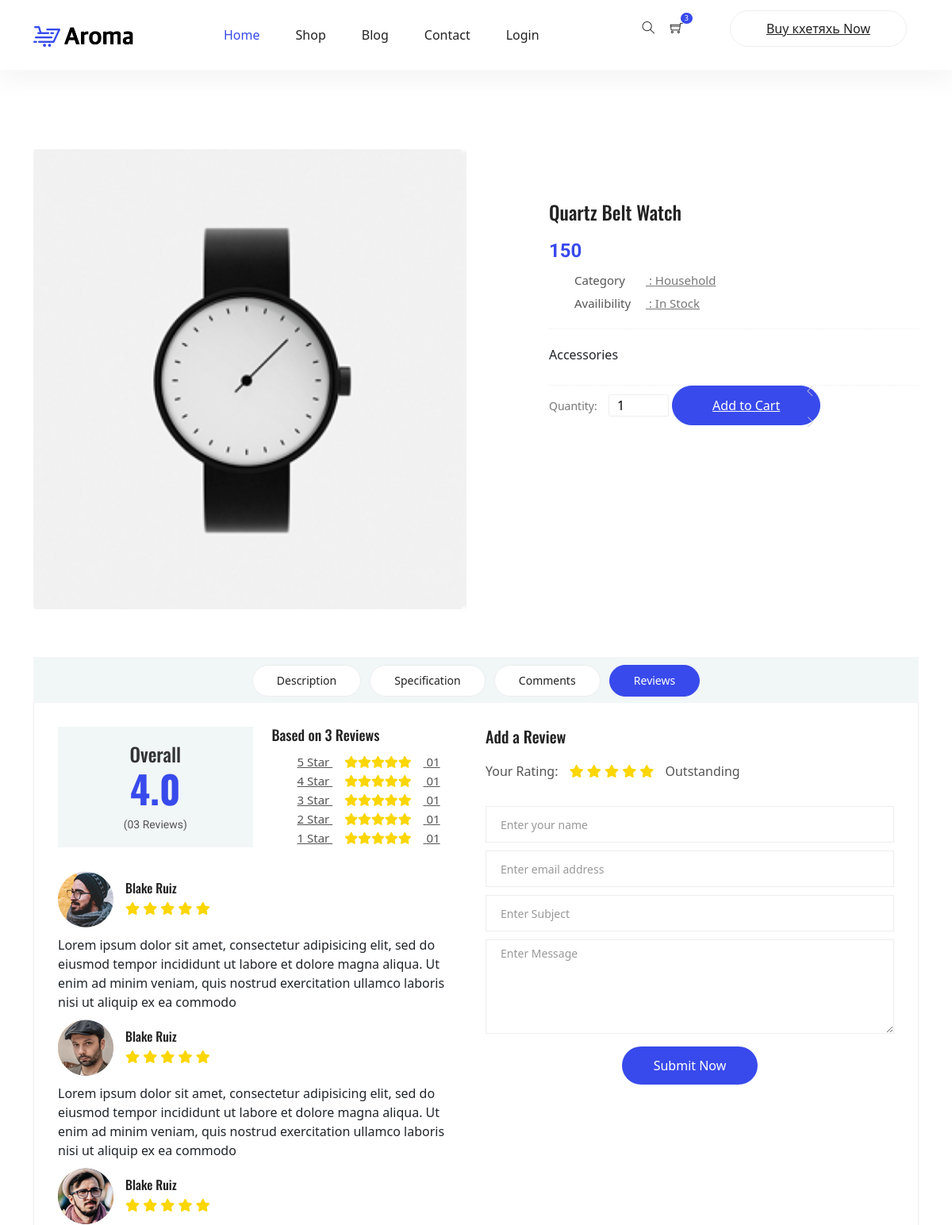
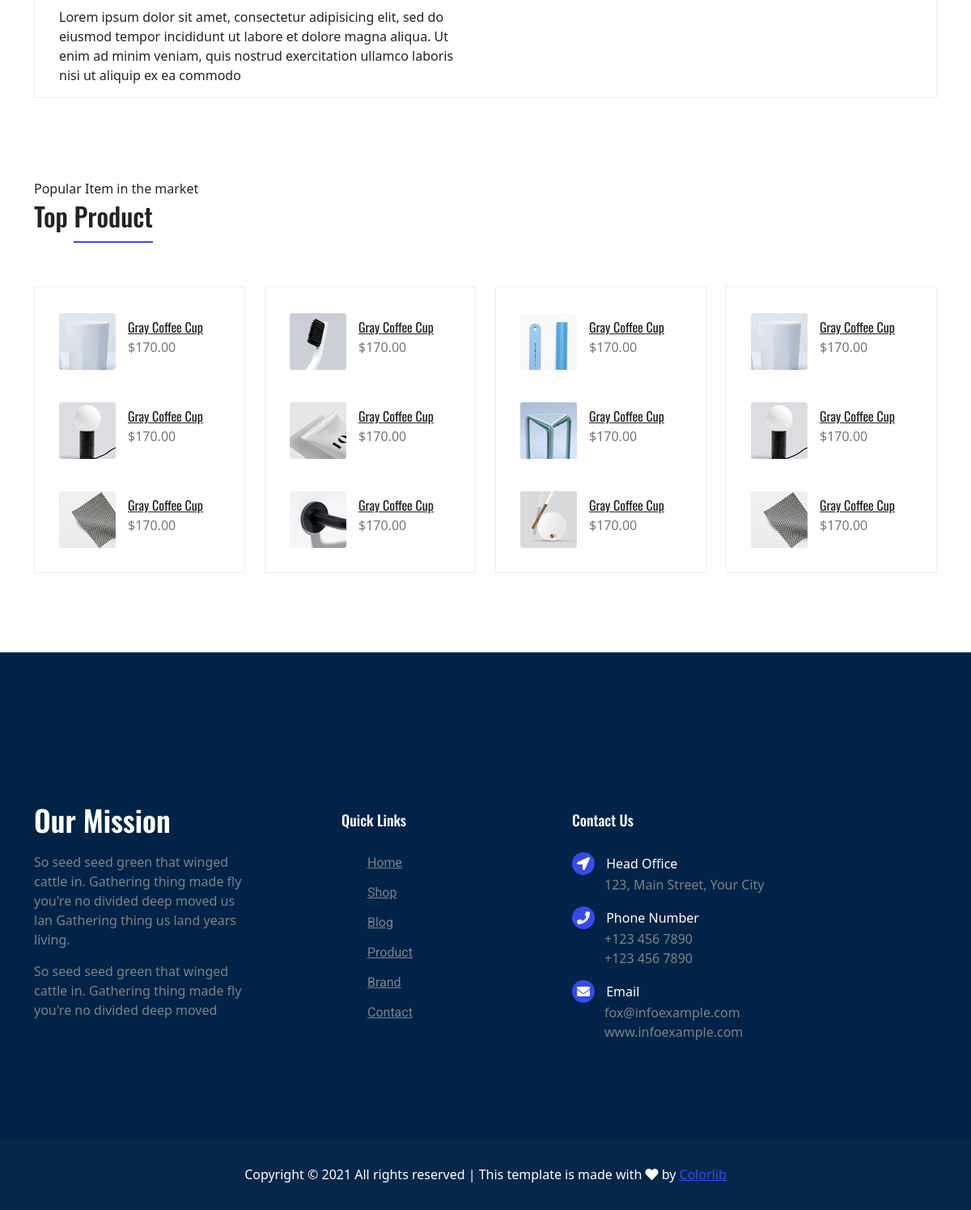
/products/1, run on the app's committed database (2 pictures, top to bottom).
### gop_shop/models.py (models this page shows)
class Product(db.Model):
    __tablename__='products'
    id = db.Column(db.Integer(), primary_key=True)
    title = db.Column(db.String(), nullable=False)
    price = db.Column(db.Integer(), nullable=False)
    category = db.Column(db.String(), nullable=False)
    availibility = db.Column(db.String(), nullable=False)
    description = db.Column(db.Text(), nullable=False)
    image = db.Column(db.String(), nullable=False)
    def __repr__(self) -> str:
        return self.title

### gop_shop/routes.py (the view)
@app.route('/products/<int:product_id>')
def product_detail(product_id):
    product = Product.query.get(product_id)
    print(product)
    return render_template('product_detail.html', product=product)

### gop_shop/templates/product_detail.html (shortened to what this page needs)
{% extends 'base.html' %}
{% block content %}
	<div class="product_image_area">
		<div class="container">
			<div class="row s_product_inner">
				<div class="col-lg-6">
					<div class="owl-carousel owl-theme s_Product_carousel">
						<div class="single-prd-item">
							<img class="img-fluid" src="{{ url_for('static', filename='img/product/' + product.image) }}" alt="{{ product.image }}">
						</div>
					</div>
				</div>
				<div class="col-lg-5 offset-lg-1">
					<div class="s_product_text">
						<h3>{{ product.title }}</h3>
						<h2>{{ product.price }}</h2>
						<ul class="list">
							<li><a class="active" href="#"><span>Category</span> : {{ product.category }}</a></li>
							<li><a href="#"><span>Availibility</span> : {{ product.availibility }}</a></li>
						</ul>
						<p>{{ product.description }}</p>
						<div class="product_count">
              <label for="qty">Quantity:</label>
              <button onclick="var result = document.getElementById('sst'); var sst = result.value; if( !isNaN( sst )) result.value++;return false;"
							 class="increase items-count" type="button"><i class="ti-angle-left"></i></button>
							<input type="text" name="qty" id="sst" size="2" maxlength="12" value="1" title="Quantity:" class="input-text qty">
							<button onclick="var result = document.getElementById('sst'); var sst = result.value; if( !isNaN( sst ) &amp&amp, sst > 0 ) result.value--;return false;"
               class="reduced items-count" type="button"><i class="ti-angle-right"></i></button>
							<a class="button primary-btn" href="#">Add to Cart</a>
						</div>
					</div>
				</div>
			</div>
		</div>
	</div>
	<section class="product_description_area">
		<div class="container">
			<ul class="nav nav-tabs" id="myTab" role="tablist">
				<li class="nav-item">
					<a class="nav-link" id="home-tab" data-toggle="tab" href="#home" role="tab" aria-controls="home" aria-selected="true">Description</a>
				</li>
				<li class="nav-item">
					<a class="nav-link" id="profile-tab" data-toggle="tab" href="#profile" role="tab" aria-controls="profile"
					 aria-selected="false">Specification</a>
				</li>
				<li class="nav-item">
					<a class="nav-link" id="contact-tab" data-toggle="tab" href="#contact" role="tab" aria-controls="contact"
					 aria-selected="false">Comments</a>
				</li>
				<li class="nav-item">
					<a class="nav-link active" id="review-tab" data-toggle="tab" href="#review" role="tab" aria-controls="review"
					 aria-selected="false">Reviews</a>
				</li>
			</ul>
			<div class="tab-content" id="myTabContent">
				<div class="tab-pane fade show active" id="review" role="tabpanel" aria-labelledby="review-tab">
					<div class="row">
						<div class="col-lg-6">
							<div class="row total_rate">
								<div class="col-6">
									<div class="box_total">
										<h5>Overall</h5>
										<h4>4.0</h4>
										<h6>(03 Reviews)</h6>
									</div>
								</div>
								<div class="col-6">
									<div class="rating_list">
										<h3>Based on 3 Reviews</h3>
										<ul class="list">
											<li><a href="#">5 Star <i class="fa fa-star"></i><i class="fa fa-star"></i><i class="fa fa-star"></i><i
													 class="fa fa-star"></i><i class="fa fa-star"></i> 01</a></li>
											<li><a href="#">4 Star <i class="fa fa-star"></i><i class="fa fa-star"></i><i class="fa fa-star"></i><i
													 class="fa fa-star"></i><i class="fa fa-star"></i> 01</a></li>
											<li><a href="#">3 Star <i class="fa fa-star"></i><i class="fa fa-star"></i><i class="fa fa-star"></i><i
													 class="fa fa-star"></i><i class="fa fa-star"></i> 01</a></li>
											<li><a href="#">2 Star <i class="fa fa-star"></i><i class="fa fa-star"></i><i class="fa fa-star"></i><i
													 class="fa fa-star"></i><i class="fa fa-star"></i> 01</a></li>
											<li><a href="#">1 Star <i class="fa fa-star"></i><i class="fa fa-star"></i><i class="fa fa-star"></i><i
													 class="fa fa-star"></i><i class="fa fa-star"></i> 01</a></li>
										</ul>
									</div>
								</div>
							</div>
							<div class="review_list">
								<div class="review_item">
									<div class="media">
										<div class="d-flex">
											<img src="{{ url_for('static', filename='img/product/review-1.png') }}" alt="">
										</div>
										<div class="media-body">
											<h4>Blake Ruiz</h4>
											<i class="fa fa-star"></i>
											<i class="fa fa-star"></i>
											<i class="fa fa-star"></i>
											<i class="fa fa-star"></i>
											<i class="fa fa-star"></i>
										</div>
									</div>
									<p>Lorem ipsum dolor sit amet, consectetur adipisicing elit, sed do eiusmod tempor incididunt ut labore et
										dolore magna aliqua. Ut enim ad minim veniam, quis nostrud exercitation ullamco laboris nisi ut aliquip ex ea
										commodo</p>
								</div>
								<div class="review_item">
									<div class="media">
										<div class="d-flex">
											<img src="{{ url_for('static', filename='img/product/review-2.png') }}" alt="">
										</div>
										<div class="media-body">
											<h4>Blake Ruiz</h4>
											<i class="fa fa-star"></i>
											<i class="fa fa-star"></i>
											<i class="fa fa-star"></i>
											<i class="fa fa-star"></i>
											<i class="fa fa-star"></i>
										</div>
									</div>
									<p>Lorem ipsum dolor sit amet, consectetur adipisicing elit, sed do eiusmod tempor incididunt ut labore et
										dolore magna aliqua. Ut enim ad minim veniam, quis nostrud exercitation ullamco laboris nisi ut aliquip ex ea
										commodo</p>
								</div>
								<div class="review_item">
									<div class="media">
										<div class="d-flex">
											<img src="{{ url_for('static', filename='img/product/review-3.png') }}" alt="">
										</div>
										<div class="media-body">
											<h4>Blake Ruiz</h4>
											<i class="fa fa-star"></i>
											<i class="fa fa-star"></i>
											<i class="fa fa-star"></i>
											<i class="fa fa-star"></i>
											<i class="fa fa-star"></i>
										</div>
									</div>
									<p>Lorem ipsum dolor sit amet, consectetur adipisicing elit, sed do eiusmod tempor incididunt ut labore et
										dolore magna aliqua. Ut enim ad minim veniam, quis nostrud exercitation ullamco laboris nisi ut aliquip ex ea
										commodo</p>
								</div>
							</div>
						</div>
						<div class="col-lg-6">
							<div class="review_box">
								<h4>Add a Review</h4>
								<p>Your Rating:</p>
								<ul class="list">
									<li><a href="#"><i class="fa fa-star"></i></a></li>
									<li><a href="#"><i class="fa fa-star"></i></a></li>
									<li><a href="#"><i class="fa fa-star"></i></a></li>
									<li><a href="#"><i class="fa fa-star"></i></a></li>
									<li><a href="#"><i class="fa fa-star"></i></a></li>
								</ul>
								<p>Outstanding</p>
                <form action="#/" class="form-contact form-review mt-3">
                  <div class="form-group">
                    <input class="form-control" name="name" type="text" placeholder="Enter your name" required>
                  </div>
                  <div class="form-group">
                    <input class="form-control" name="email" type="email" placeholder="Enter email address" required>
                  </div>
                  <div class="form-group">
                    <input class="form-control" name="subject" type="text" placeholder="Enter Subject">
                  </div>
                  <div class="form-group">
                    <textarea class="form-control different-control w-100" name="textarea" id="textarea" cols="30" rows="5" placeholder="Enter Message"></textarea>
                  </div>
                  <div class="form-group text-center text-md-right mt-3">
                    <button type="submit" class="button button--active button-review">Submit Now</button>
                  </div>
                </form>
							</div>
						</div>
					</div>
				</div>
			</div>
		</div>
	</section>
	<section class="related-product-area section-margin--small mt-0">
		<div class="container">
			<div class="section-intro pb-60px">
        <p>Popular Item in the market</p>
        <h2>Top <span class="section-intro__style">Product</span></h2>
      </div>
			<div class="row mt-30">
        <div class="col-sm-6 col-xl-3 mb-4 mb-xl-0">
          <div class="single-search-product-wrapper">
            <div class="single-search-product d-flex">
              <a href="#"><img src="{{ url_for('static', filename='img/product/product-sm-1.png') }}" alt=""></a>
              <div class="desc">
                  <a href="#" class="title">Gray Coffee Cup</a>
                  <div class="price">$170.00</div>
              </div>
            </div>
            <div class="single-search-product d-flex">
              <a href="#"><img src="{{ url_for('static', filename='img/product/product-sm-2.png') }}" alt=""></a>
              <div class="desc">
                <a href="#" class="title">Gray Coffee Cup</a>
                <div class="price">$170.00</div>
              </div>
            </div>
            <div class="single-search-product d-flex">
              <a href="#"><img src="{{ url_for('static', filename='img/product/product-sm-3.png') }}" alt=""></a>
              <div class="desc">
                <a href="#" class="title">Gray Coffee Cup</a>
                <div class="price">$170.00</div>
              </div>
            </div>
          </div>
        </div>
        <div class="col-sm-6 col-xl-3 mb-4 mb-xl-0">
          <div class="single-search-product-wrapper">
            <div class="single-search-product d-flex">
              <a href="#"><img src="{{ url_for('static', filename='img/product/product-sm-4.png') }}" alt=""></a>
              <div class="desc">
                  <a href="#" class="title">Gray Coffee Cup</a>
                  <div class="price">$170.00</div>
              </div>
            </div>
            <div class="single-search-product d-flex">
              <a href="#"><img src="{{ url_for('static', filename='img/product/product-sm-5.png') }}" alt=""></a>
              <div class="desc">
                <a href="#" class="title">Gray Coffee Cup</a>
                <div class="price">$170.00</div>
              </div>
            </div>
            <div class="single-search-product d-flex">
              <a href="#"><img src="{{ url_for('static', filename='img/product/product-sm-6.png') }}" alt=""></a>
              <div class="desc">
                <a href="#" class="title">Gray Coffee Cup</a>
                <div class="price">$170.00</div>
              </div>
            </div>
          </div>
        </div>
        <div class="col-sm-6 col-xl-3 mb-4 mb-xl-0">
          <div class="single-search-product-wrapper">
            <div class="single-search-product d-flex">
              <a href="#"><img src="{{ url_for('static', filename='img/product/product-sm-7.png') }}" alt=""></a>
              <div class="desc">
                  <a href="#" class="title">Gray Coffee Cup</a>
                  <div class="price">$170.00</div>
              </div>
            </div>
            <div class="single-search-product d-flex">
              <a href="#"><img src="{{ url_for('static', filename='img/product/product-sm-8.png') }}" alt=""></a>
              <div class="desc">
                <a href="#" class="title">Gray Coffee Cup</a>
                <div class="price">$170.00</div>
              </div>
            </div>
            <div class="single-search-product d-flex">
              <a href="#"><img src="{{ url_for('static', filename='img/product/product-sm-9.png') }}" alt=""></a>
              <div class="desc">
                <a href="#" class="title">Gray Coffee Cup</a>
                <div class="price">$170.00</div>
              </div>
            </div>
          </div>
        </div>
        <div class="col-sm-6 col-xl-3 mb-4 mb-xl-0">
          <div class="single-search-product-wrapper">
            <div class="single-search-product d-flex">
              <a href="#"><img src="{{ url_for('static', filename='img/product/product-sm-1.png') }}" alt=""></a>
              <div class="desc">
                  <a href="#" class="title">Gray Coffee Cup</a>
                  <div class="price">$170.00</div>
              </div>
            </div>
            <div class="single-search-product d-flex">
              <a href="#"><img src="{{ url_for('static', filename='img/product/product-sm-2.png') }}" alt=""></a>
              <div class="desc">
                <a href="#" class="title">Gray Coffee Cup</a>
                <div class="price">$170.00</div>
              </div>
            </div>
            <div class="single-search-product d-flex">
              <a href="#"><img src="{{ url_for('static', filename='img/product/product-sm-3.png') }}" alt=""></a>
              <div class="desc">
                <a href="#" class="title">Gray Coffee Cup</a>
                <div class="price">$170.00</div>
              </div>
            </div>
          </div>
        </div>
      </div>
		</div>
	</section>
{% endblock %}

### data on the page
Product: image (picture), title "Quartz Belt Watch", price "150", category "Household", availibility "In Stock", description "Accessories"
